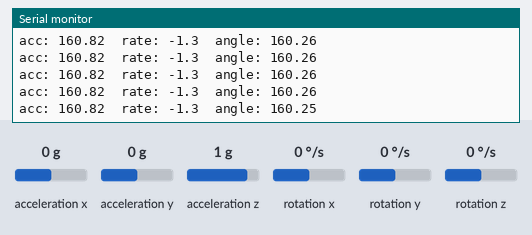
The sketch below on a simulated Arduino Uno, built with avr-gcc and run on an emulated ATmega328P. Shown: the last lines printed to the serial monitor. The inputs (shaded band) are chosen by the test bench; at power-on: acceleration y 0 g, acceleration z 1 g, rotation x 0 °/s, acceleration x 0 g, rotation y 0 °/s, rotation z 0 °/s.

Above: at 1.2 s.
1.3 s: acceleration y set to -1.4 g
At 2.1 s:
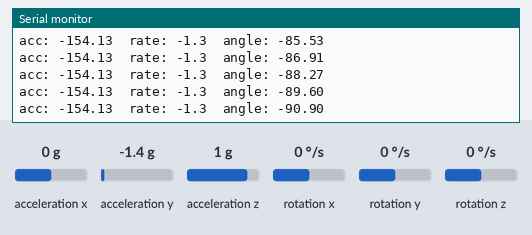
2.8 s: acceleration z set to -1.4 g
At 3.7 s:
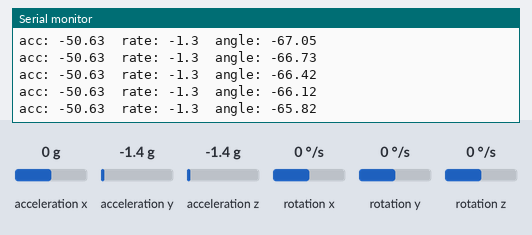
4.3 s: rotation x set to -192 °/s
At 4.9 s:
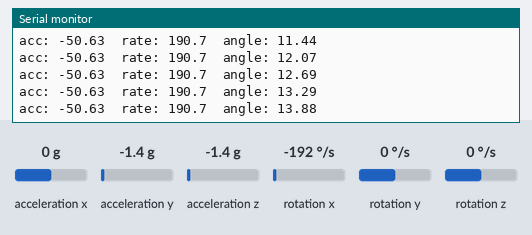
Timing chart, 0 to 7.3 s (numbered marks = the images above; inputs shaded):
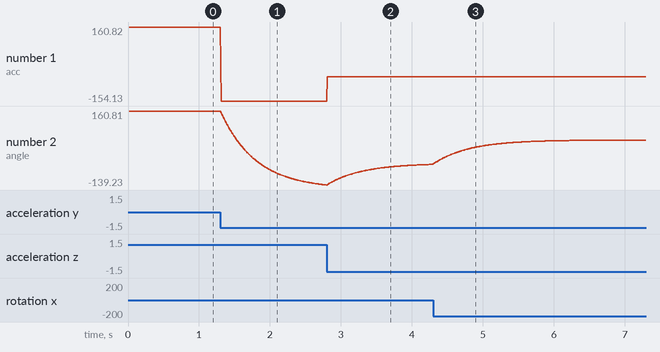

The sketch:

1_mpu6050_angles.ino
```cpp
/*
 * Balance angle: complementary filter on accel Y/Z + gyro X.
 * No DMP. Offset registers forced to zero; bias handled in software.
 */

#include "I2Cdev.h"
#include "MPU6050.h"

MPU6050 mpu;

/*--- From six-pose characterisation ---*/
const float AY_BIAS  = -9581.0f;
const float AZ_BIAS  = -11745.0f;
const float AY_SCALE =  16393.0f;   // counts per g, measured
const float AZ_SCALE =  16741.0f;
const float GX_BIAS  =   -166.0f;   // gyro LSB at rest

const float GYRO_LSB_PER_DPS = 131.0f;   // +/-250 deg/s

/* Pitch rate is rotation about the LATERAL axis = gyro X.
   Verify sign with the printout below; flip to -1.0f if needed. */
float GYRO_SIGN = -1.0f;

const float ALPHA = 0.98f;
const unsigned long LOOP_MS = 10;

float angle = 0.0f;
unsigned long tPrev;

void setup() {
  Wire.begin();
  Wire.setClock(100000);
  Serial.begin(115200);
  while (!Serial);

  mpu.initialize();
  if (!mpu.testConnection()) {
    Serial.println(F("MPU6050 connection failed"));
    while (true);
  }

  mpu.setFullScaleAccelRange(MPU6050_ACCEL_FS_2);
  mpu.setFullScaleGyroRange(MPU6050_GYRO_FS_250);
  mpu.setDLPFMode(3);                 // ~44Hz, kills motor vibration

  /* Force offsets to zero. Factory trim reloads on power-up, so this
     must be explicit or the software biases above stop matching. */
  mpu.setXAccelOffset(0); mpu.setYAccelOffset(0); mpu.setZAccelOffset(0);
  mpu.setXGyroOffset(0);  mpu.setYGyroOffset(0);  mpu.setZGyroOffset(0);

  /* Seed the filter from the accelerometer so it starts converged */
  int16_t ax, ay, az, gx, gy, gz;
  mpu.getMotion6(&ax, &ay, &az, &gx, &gy, &gz);
  angle = atan2((ay - AY_BIAS) / AY_SCALE,
                -(az - AZ_BIAS) / AZ_SCALE) * 180.0f / M_PI;

  tPrev = millis();
}

void loop() {
  unsigned long now = millis();
  if (now - tPrev < LOOP_MS) return;
  float dt = (now - tPrev) / 1000.0f;
  tPrev = now;

  int16_t ax, ay, az, gx, gy, gz;
  mpu.getMotion6(&ax, &ay, &az, &gx, &gy, &gz);

  float accAngle = atan2((ay - AY_BIAS) / AY_SCALE,
                         -(az - AZ_BIAS) / AZ_SCALE) * 180.0f / M_PI;

  float rate = GYRO_SIGN * (gx - GX_BIAS) / GYRO_LSB_PER_DPS;   // deg/s

  angle = ALPHA * (angle + rate * dt) + (1.0f - ALPHA) * accAngle;

  Serial.print(F("acc: "));   Serial.print(accAngle, 2);
  Serial.print(F("\trate: ")); Serial.print(rate, 1);
  Serial.print(F("\tangle: ")); Serial.println(angle, 2);
}
```

Measured:
- after the input at 1.3 s, the serial monitor: prints a new line at once (image 1)
- plotted number 1: 160.82 → -154.13 after the input at 1.3 s
- plotted number 2: 160.24 → -139.23 after the input at 1.3 s
